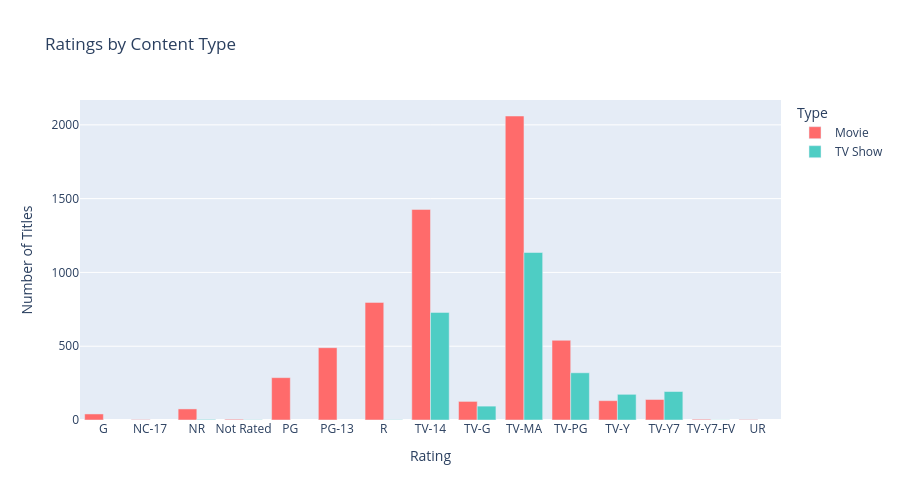

The notebook cell saved with this chart:
### Code cell
#Ratings by content type
#Are certain ratings more common for movies vs TV shows?
rating_type = df.groupby(['rating', 'type'])['show_id'].count().reset_index()
rating_type.columns = ['Rating', 'Type', 'Count']

fig = px.bar(rating_type, x='Rating', y='Count', color='Type', barmode='group',
             title='Ratings by Content Type', color_discrete_sequence=['#FF6B6B', '#4ECDC4'])
fig.update_layout(xaxis_title='Rating', yaxis_title='Number of Titles', height=500)
fig.show()

### Figure 1 — Plotly figure (JSON) as saved in the notebook; plotly's stock layout.template omitted (floating-point values rounded to 4 significant figures)
{"data": [{"alignmentgroup": "True", "hovertemplate": "Type=Movie<br>Rating=%{x}<br>Count=%{y}<extra></extra>", "legendgroup": "Movie", "marker": {"color": "#FF6B6B", "pattern": {"shape": ""}}, "name": "Movie", "offsetgroup": "Movie", "orientation": "v", "showlegend": true, "textposition": "auto", "type": "bar", "x": ["G", "NC-17", "NR", "Not Rated", "PG", "PG-13", "R", "TV-14", "TV-G", "TV-MA", "TV-PG", "TV-Y", "TV-Y7", "TV-Y7-FV", "UR"], "xaxis": "x", "y": [41, 3, 75, 5, 287, 490, 797, 1427, 126, 2060, 540, 131, 139, 5, 3], "yaxis": "y"}, {"alignmentgroup": "True", "hovertemplate": "Type=TV Show<br>Rating=%{x}<br>Count=%{y}<extra></extra>", "legendgroup": "TV Show", "marker": {"color": "#4ECDC4", "pattern": {"shape": ""}}, "name": "TV Show", "offsetgroup": "TV Show", "orientation": "v", "showlegend": true, "textposition": "auto", "type": "bar", "x": ["NR", "Not Rated", "R", "TV-14", "TV-G", "TV-MA", "TV-PG", "TV-Y", "TV-Y7", "TV-Y7-FV"], "xaxis": "x", "y": [4, 2, 2, 729, 94, 1135, 320, 174, 193, 1], "yaxis": "y"}], "layout": {"barmode": "group", "height": 500, "legend": {"title": {"text": "Type"}, "tracegroupgap": 0}, "title": {"text": "Ratings by Content Type"}, "xaxis": {"anchor": "y", "domain": [0, 1], "title": {"text": "Rating"}}, "yaxis": {"anchor": "x", "domain": [0, 1], "title": {"text": "Number of Titles"}}}}
